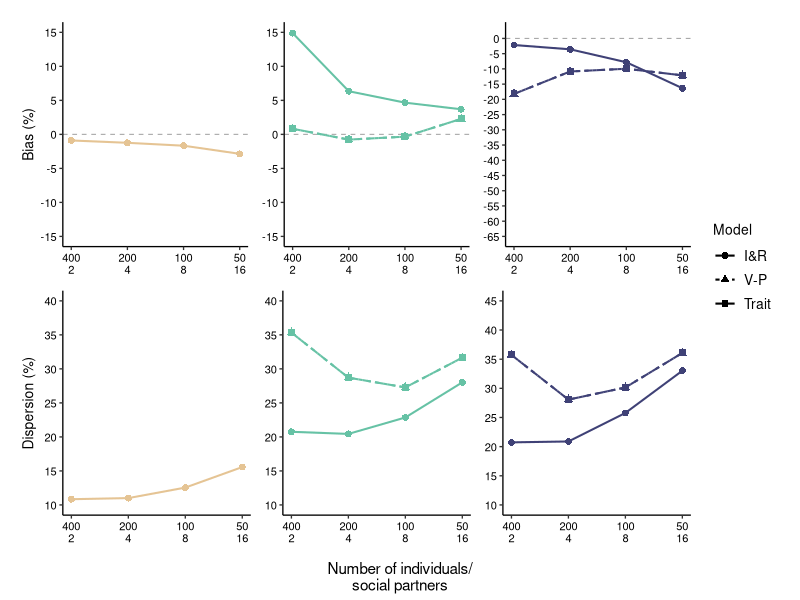

R code for this plot:
library(dplyr)
library(stringr)
library(patchwork)
library(ggplot2)
library(RColorBrewer)
library(forcats)


df1_800_400_2_1x  <-read.csv("Output/res_800_400_2_1x_M1.csv")
df1_800_200_4_1x  <-read.csv("Output/res_800_200_4_1x_M1.csv")
df1_800_100_8_1x  <-read.csv("Output/res_800_100_8_1x_M1.csv")
df1_800_50_16_1x  <-read.csv("Output/res_800_50_16_1x_M1.csv")

df2_800_400_2_1x  <-read.csv("Output/res_800_400_2_1x_M2.csv")
df2_800_200_4_1x  <-read.csv("Output/res_800_200_4_1x_M2.csv")
df2_800_100_8_1x  <-read.csv("Output/res_800_100_8_1x_M2.csv")
df2_800_50_16_1x  <-read.csv("Output/res_800_50_16_1x_M2.csv")

df3_800_400_2_1x  <-read.csv("Output/res_800_400_2_1x_M2.csv")
df3_800_200_4_1x  <-read.csv("Output/res_800_200_4_1x_M2.csv")
df3_800_100_8_1x  <-read.csv("Output/res_800_100_8_1x_M2.csv")
df3_800_50_16_1x  <-read.csv("Output/res_800_50_16_1x_M2.csv")


df <- gdata::combine(
  df1_800_400_2_1x, 
  df1_800_200_4_1x, 
  df1_800_100_8_1x,
  df1_800_50_16_1x,
  
  df2_800_400_2_1x, 
  df2_800_200_4_1x, 
  df2_800_100_8_1x,
  df2_800_50_16_1x,
  
  df3_800_400_2_1x, 
  df3_800_200_4_1x, 
  df3_800_100_8_1x,
  df3_800_50_16_1x
  )

# Means
Mpsi     = 0.3    # interaction coefficient psi

# Variances
Valpha   = 0.2    # variance direct effect (mean behaviour)
Vepsilon = 0.01   # variance social partner effect (residual impact)
Vx       = 1      # variance social partner phenotype (impact covariate)

# Correlations between variance components
r_alpha_epsilon  =  0       # part of Cov int-phi
r_alpha_x        =  0.6     # part of Cov int-phi 

Vphi <- Mpsi^2 * Vx + Vepsilon
Cov_alpha.phi <- r_alpha_epsilon*(sqrt(Valpha*Vepsilon))+ Mpsi*r_alpha_x*(sqrt(Valpha*Vx))


df$RBias <- NA
df$RBias <- ifelse(df$Parameter=="psi", (df$X50.-Mpsi)/Mpsi, df$RBias)
df$RBias <- ifelse(df$Parameter=="Sigma2_phi", ((df$X50.-Vphi)/Vphi),df$RBias)
df$RBias <- ifelse(df$Parameter=="cov_int_phi", ((df$X50.-Cov_alpha.phi)/Cov_alpha.phi),df$RBias)

df <- rename(df, Q=source)
df$Q <- gsub('df','',df$Q)
df$Q <- as.factor(df$Q)
df[c('Model','N','ind','n_per_ind','repeats')] <- str_split_fixed(df$Q, '_', 5)
df <- df %>%  mutate(ind = fct_relevel(ind, "400","200","100","50"))

RMAD <- function(x) {
  mean_x <- mean(x)
  mae <- mean(abs(x - mean_x))
  mean_abs <- mean(abs(x))
  
  if (mean_abs == 0) return(NA_real_)
  return(mae / mean_abs)
}

# Compute summary statistics
summary <- df %>%
  group_by(Q,N,ind,n_per_ind,repeats, Parameter, Model) %>%
  summarise(
    mean_bias = mean(RBias)*100, # Single point
    sd_bias = sd(RBias),# Dispersion measure
    RMAD = RMAD(X50.)*100,
    MAE = mean(abs(RBias))*100,
    .groups = 'drop'
  )

summary_table_psi <-  filter(summary, Parameter ==  "psi")
summary_table_var <-  filter(summary, Parameter ==  "Sigma2_phi")
summary_table_cov <-  filter(summary, Parameter ==  "cov_int_phi")

summary1 <- filter(summary, Parameter == "psi")
summary2 <- filter(summary, Parameter == "Sigma2_phi" )
summary3 <- filter(summary, Parameter == "cov_int_phi")

summary1$ind <- as.numeric(as.factor(summary1$ind))

# === Bias Plot ===
p1 <- ggplot(summary1, aes(x = as.numeric(ind), y = mean_bias, color = Parameter,  group = Model)) + 
  geom_hline(yintercept = 0, linetype = "dashed", color = "darkgrey", size=0.4) +  # Reference line at 0
  geom_point(aes(shape=Model), size=2)+
  geom_line(aes(y=mean_bias,linetype=Model), size=0.7) +
  scale_x_continuous(name="number of individuals\nsocial partners", 
                     breaks=c(1:4), labels=c("400\n2","200\n4","100\n8","50\n16")) +
  scale_y_continuous(name="Bias (%)", limits=c(-15,15), breaks = seq(-15, 15, 5)) +
  scale_colour_manual(values=c("#E5C494"), labels=c("\U1D449\U1D719"),
                      guide="none") +
  scale_shape_discrete(labels=c("I&R", "V-P", "Trait"))+
  scale_linetype_discrete(labels=c("I&R", "V-P", "Trait"))+
  theme_bw(base_size=10) +
  theme(panel.grid.major = element_blank(),
        panel.grid.minor = element_blank(),
        panel.border = element_blank(),
        axis.line = element_line(),
        axis.ticks = element_line(),         
        axis.text = element_text(color="black"),
        axis.title.x=element_blank(),
        legend.position = "none",
        legend.text=element_text(size=10),
        legend.title = element_text())


p2<-ggplot(summary1, aes(x = as.numeric(ind), y = RMAD, color = Parameter,  group = Model)) + 
  geom_point(aes(shape=Model), size=2)+
  geom_line(aes(y=RMAD,linetype=Model), size=0.7) +
  scale_x_continuous(name="number of individuals\nsocial partners", 
                     breaks=c(1:4), labels=c("400\n2","200\n4","100\n8","50\n16")) +
  scale_y_continuous(name="Dispersion (%)", limits=c(10,40), breaks = seq(10, 40, 5)) +
  scale_colour_manual(values=c("#E5C494"), labels=c("\U1D449\U1D719"),
                      guide="none") +
  scale_shape_discrete(labels=c("I&R", "V-P", "Trait"))+
  scale_linetype_discrete(labels=c("I&R", "V-P", "Trait"))+
  theme_bw(base_size=10) +
  theme(panel.grid.major = element_blank(),
        panel.grid.minor = element_blank(),
        panel.border = element_blank(),
        axis.line = element_line(),
        axis.ticks = element_line(),         
        axis.text = element_text(color="black"),
        axis.title.x=element_blank(),
        legend.position = "none",
        legend.text=element_text(size=10),
        legend.title = element_text())


p3 <- ggplot(summary2, aes(x = as.numeric(ind), y = mean_bias, color = Parameter,  group = Model)) + 
  geom_hline(yintercept = 0, linetype = "dashed", color = "darkgrey", size=0.4) +  # Reference line at 0
  geom_point(aes(shape=Model), size=2)+
  geom_line(aes(y=mean_bias,linetype=Model), size=0.7) +
  scale_x_continuous(name="number of individuals\nsocial partners", 
                     breaks=c(1:4), labels=c("400\n2","200\n4","100\n8","50\n16")) +
  scale_y_continuous(name="Bias (%)", limits=c(-15,15), breaks = seq(-15, 15, 5)) +
  scale_colour_manual(values=c("#66C2A5"), labels=c("\U1D449\U1D719"),
                      guide="none") +
  scale_shape_discrete(labels=c("I&R", "V-P", "Trait"))+
  scale_linetype_discrete(labels=c("I&R", "V-P", "Trait"))+
  theme_bw(base_size=10) +
  theme(panel.grid.major = element_blank(),
        panel.grid.minor = element_blank(),
        panel.border = element_blank(),
        axis.line = element_line(),
        axis.ticks = element_line(),         
        axis.text = element_text(color="black"),
        axis.title.y=element_blank(),
        axis.title.x=element_blank(),
        legend.position = "none",
        legend.text=element_text(size=10),
        legend.title = element_text())
  

p4<-ggplot(summary2, aes(x = as.numeric(ind), y = RMAD, color = Parameter,  group = Model)) + 
  geom_point(aes(shape=Model), size=2)+
  geom_line(aes(y=RMAD,linetype=Model), size=0.7) +
  scale_x_continuous(name="number of individuals\nsocial partners", 
                     breaks=c(1:4), labels=c("400\n2","200\n4","100\n8","50\n16")) +
  scale_y_continuous(name="Dispersion (%)", limits=c(10,40), breaks = seq(10, 40, 5)) +
  scale_colour_manual(values=c("#66C2A5"), labels=c("\U1D449\U1D719"),
                      guide="none") +
  scale_shape_discrete(labels=c("I&R", "V-P", "Trait"))+
  scale_linetype_discrete(labels=c("I&R", "V-P", "Trait"))+
  theme_bw(base_size=10) +
  theme(panel.grid.major = element_blank(),
        panel.grid.minor = element_blank(),
        panel.border = element_blank(),
        axis.line = element_line(),
        axis.ticks = element_line(),         
        axis.text = element_text(color="black"),
        axis.title.y=element_blank(),
        axis.title.x=element_blank(),
        legend.position = "right",
        legend.text=element_text(size=10),
        legend.title = element_text())


p5 <- ggplot(summary3, aes(x = as.numeric(ind), y = mean_bias, color = Parameter,  group = Model)) + 
  geom_hline(yintercept = 0, linetype = "dashed", color = "darkgrey", size=0.4) +  # Reference line at 0
  geom_point(aes(shape=Model), size=2)+
  geom_line(aes(y=mean_bias,linetype=Model), size=0.7) +
  scale_x_continuous(name="number of individuals\nsocial partners", 
                     breaks=c(1:4), labels=c("400\n2","200\n4","100\n8","50\n16")) +
  scale_y_continuous(name="Bias (%)", limits=c(-65,2), breaks = seq(-65, 2, 5)) +
  scale_colour_manual(values=c("#3F4176"), labels=c("\U1D449\U1D719"),
                      guide="none") +
  scale_shape_discrete(labels=c("I&R", "V-P", "Trait"))+
  scale_linetype_discrete(labels=c("I&R", "V-P", "Trait"))+
  theme_bw(base_size=10) +
  theme(panel.grid.major = element_blank(),
        panel.grid.minor = element_blank(),
        panel.border = element_blank(),
        axis.line = element_line(),
        axis.ticks = element_line(),         
        axis.text = element_text(color="black"),
        axis.title.y=element_blank(),
        axis.title.x=element_blank(),
        legend.position = "right",
        legend.text=element_text(size=10),
        legend.title = element_text())


p6<-ggplot(summary3, aes(x = as.numeric(ind), y = RMAD, color = Parameter,  group = Model)) + 
  geom_point(aes(shape=Model), size=2)+
  geom_line(aes(y=RMAD,linetype=Model), size=0.7) +
  scale_x_continuous(name="number of individuals\nsocial partners", 
                     breaks=c(1:4), labels=c("400\n2","200\n4","100\n8","50\n16")) +
  scale_y_continuous(name="Bias (%)", limits=c(10,45), breaks = seq(10, 45, 5)) +
  scale_colour_manual(values=c("#3F4176"), labels=c("\U1D449\U1D719"),
                      guide="none") +
  scale_shape_discrete(labels=c("I&R", "V-P", "Trait"))+
  scale_linetype_discrete(labels=c("I&R", "V-P", "Trait"))+
  theme_bw(base_size=10) +
  theme(panel.grid.major = element_blank(),
        panel.grid.minor = element_blank(),
        panel.border = element_blank(),
        axis.line = element_line(),
        axis.ticks = element_line(),         
        axis.text = element_text(color="black"),
        axis.title.y=element_blank(),
        axis.title.x=element_blank(),
        legend.position = "right",
        legend.text=element_text(size=10),
        legend.title = element_text())


## Create plot ----
patch1 <- ((p1 + p3 + p5) / (p2 + p4 + p6)) + plot_layout(guides = 'collect')
wrap_elements(panel = patch1) + 
  labs(tag = "Number of individuals/\nsocial partners") +
  theme(
    plot.tag = element_text(size = rel(1)),
    plot.tag.position = "bottom"
  ) 
